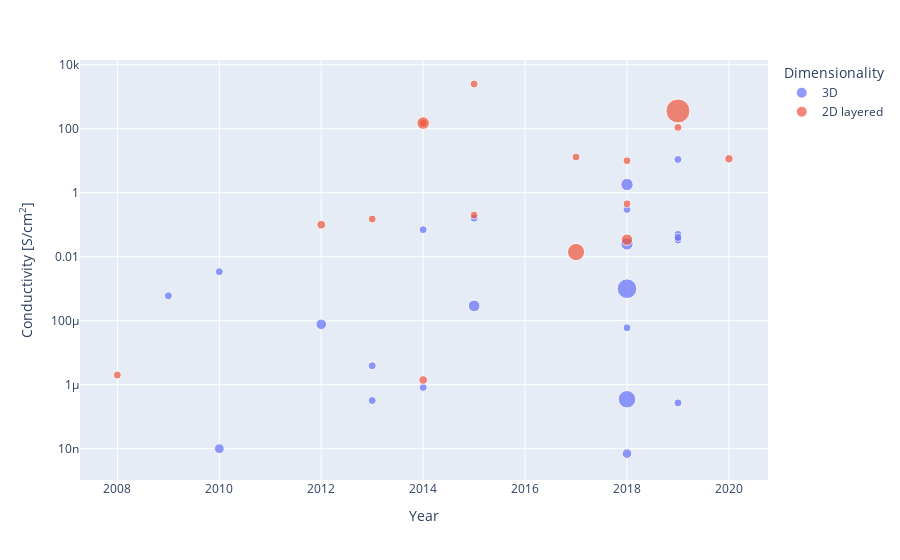

Write notebook code for a chart like this one.
### Code cell
import plotly.express as px
mofs['Porosity'] = [row if row>0 else 0.001 for row in mofs['BET']]
fig = px.scatter(mofs, x='Year', y=mofs['Value'],
                 hover_name='Name', color='Dimensionality', size='Porosity', hover_data=['Dimensionality','Porosity'], 
                 labels={'Value': "Conductivity [S/cm<sup>2</sup>]"})
fig.update_traces(hovertemplate='<b>%{hovertext}</b><br><br>Dimensionality: %{customdata[0]}\
                                 <br>Year: %{x}<br>Value: %{y} S/cm<sup>2</sup>\
                                 <br>Porosity: %{customdata[1]} m<sup>2</sup>/g<extra></extra>')
fig.update_traces(marker=dict(sizemin=4, sizeref=8))
fig.update_layout(yaxis_type="log")
fig.show()
#print("plotly express hovertemplate:", fig.data[0].hovertemplate)

### Figure 1 — Plotly figure (JSON) as saved in the notebook; plotly's stock layout.template omitted (floating-point values rounded to 4 significant figures)
{"data": [{"customdata": [["3D", 248], ["3D", 54], ["3D", 370], ["3D", 450], ["3D", 50], ["3D", 0.001], ["3D", 614], ["3D", 1230], ["3D", 610], ["3D", 3], ["3D", 0.001], ["3D", 208], ["3D", 559], ["3D", 0.001], ["3D", 0.001], ["3D", 385], ["3D", 0.001], ["3D", 69.6], ["3D", 0.001], ["3D", 0.001], ["3D", 0.001], ["3D", 1550]], "hovertemplate": "<b>%{hovertext}</b><br><br>Dimensionality: %{customdata[0]}                                 <br>Year: %{x}<br>Value: %{y} S/cm<sup>2</sup>                                 <br>Porosity: %{customdata[1]} m<sup>2</sup>/g<extra></extra>", "hovertext": ["Fe2DOBDC", "Fe2DSBDC", "Fe(1,2,3-triazolate)", "Fe(1,2,3-triazolate) (oxidized)", "Fe(1,2,3-triazolate)(BF4)0.33", "Fe2(BDT)3", "Fe2(BDT)3 (oxidized)", "Fe2(BDP)3", "K(0.98)Fe2(BDP)3", "Cu2(6-Hmna)(6-mn)", "Fe2(dhbq)3", "Ho(1+x)(HOTP)", "Cd2(TTFTB)", "Cd(DPNDI)", "Cu[Cu(pdt)2]", "Cu[Ni(pdt)2]", "Zn4O(NDC)3", "I2@Eu4(BPT)4", "I2@Zn3(lac)2(pybz)2", "TCNQ@Cu3(BTC)2", "TCNQ@(TATAB)3", "C60@Zr6(OH)16(TBAPy)2"], "legendgroup": "3D", "marker": {"color": "#636efa", "size": [248, 54, 370, 450, 50, 0.001, 614, 1230, 610, 3, 0.001, 208, 559, 0.001, 0.001, 385, 0.001, 69.6, 0.001, 0.001, 0.001, 1550], "sizemin": 4, "sizemode": "area", "sizeref": 8, "symbol": "circle"}, "mode": "markers", "name": "3D", "orientation": "v", "showlegend": true, "type": "scatter", "x": [2013, 2013, 2018, 2012, 2018, 2018, 2018, 2018, 2018, 2019, 2015, 2019, 2015, 2019, 2009, 2010, 2019, 2014, 2010, 2014, 2019, 2018], "xaxis": "x", "y": [3.2e-07, 3.9e-06, 7e-09, 7.7e-05, 0.3, 6e-05, 1.8, 3.5e-07, 0.025, 10.96, 0.16, 0.05, 0.00029, 0.033, 0.0006, 1e-08, 0.04, 8.2e-07, 0.0034, 0.07, 2.7e-07, 0.001], "yaxis": "y"}, {"customdata": [["2D layered", 1175], ["2D layered", 0.001], ["2D layered", 306], ["2D layered", 300], ["2D layered", 526], ["2D layered", 210], ["2D layered", 0.001], ["2D layered", 0.001], ["2D layered", 0.001], ["2D layered", 0.001], ["2D layered", 0.001], ["2D layered", 630], ["2D layered", 0.001], ["2D layered", 114], ["2D layered", 2298], ["2D layered", 280]], "hovertemplate": "<b>%{hovertext}</b><br><br>Dimensionality: %{customdata[0]}                                 <br>Year: %{x}<br>Value: %{y} S/cm<sup>2</sup>                                 <br>Porosity: %{customdata[1]} m<sup>2</sup>/g<extra></extra>", "hovertext": ["Fe2(dhbq)3", "V2(dhbq)3", "Cu3(HOTP)2", "Pt3(THT)2", "Fe3(THT)2", "Fe3(PTC)", "Ni3(BHT)2", "Ni3(BHT)2 oxidized", "Cu3(BHT)", "Cu3(BHSe)", "Pb3(BHT)", "Ni3(HITP)2", "Cu3(HITP)2", "Cu3(HIB)2", "(Mn/Fe)3(HIB)2", "Co3(HITP)2"], "legendgroup": "2D layered", "marker": {"color": "#EF553B", "size": [1175, 0.001, 306, 300, 526, 210, 0.001, 0.001, 0.001, 0.001, 0.001, 630, 0.001, 114, 2298, 280], "sizemin": 4, "sizemode": "area", "sizeref": 8, "symbol": "circle"}, "mode": "markers", "name": "2D layered", "orientation": "v", "showlegend": true, "type": "scatter", "x": [2017, 2018, 2012, 2014, 2018, 2018, 2013, 2014, 2015, 2019, 2008, 2014, 2015, 2017, 2019, 2020], "xaxis": "x", "y": [0.014, 0.45, 0.1, 1.4e-06, 0.034, 10, 0.15, 150, 2500, 110, 2e-06, 150, 0.2, 13, 359, 11.5], "yaxis": "y"}], "layout": {"autosize": true, "legend": {"itemsizing": "constant", "title": {"text": "Dimensionality"}, "tracegroupgap": 0}, "margin": {"t": 60}, "xaxis": {"anchor": "y", "autorange": true, "domain": [0, 1], "range": [2007.0, 2021.0], "title": {"text": "Year"}, "type": "linear"}, "yaxis": {"anchor": "x", "autorange": true, "domain": [0, 1], "range": [-9.046, 4.188], "title": {"text": "Conductivity [S/cm<sup>2</sup>]"}, "type": "log"}}}
